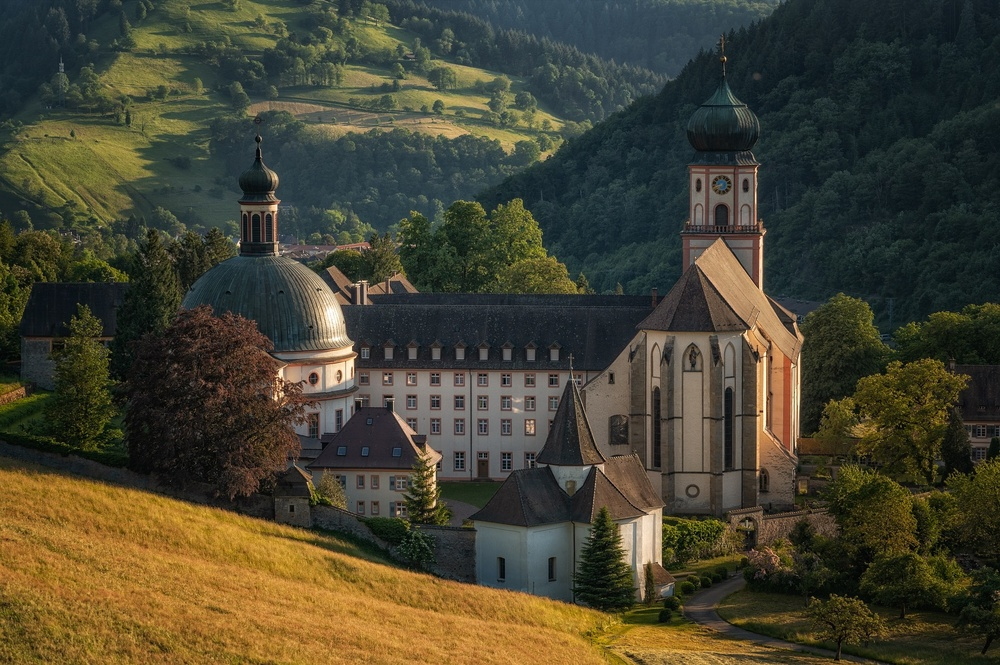
#> input picture assets/castle.jpg, 1000 x 665 px, shrunk from 1920 x 1277 before the run
$ python edge_detection.py
#> lines starting #> are read from the running program, lines starting #| are printed output that depends on the picture
import cv2
import numpy as np
import matplotlib.pyplot as plt

# Load the image
image = cv2.imread("../assets/castle.jpg", cv2.IMREAD_GRAYSCALE)
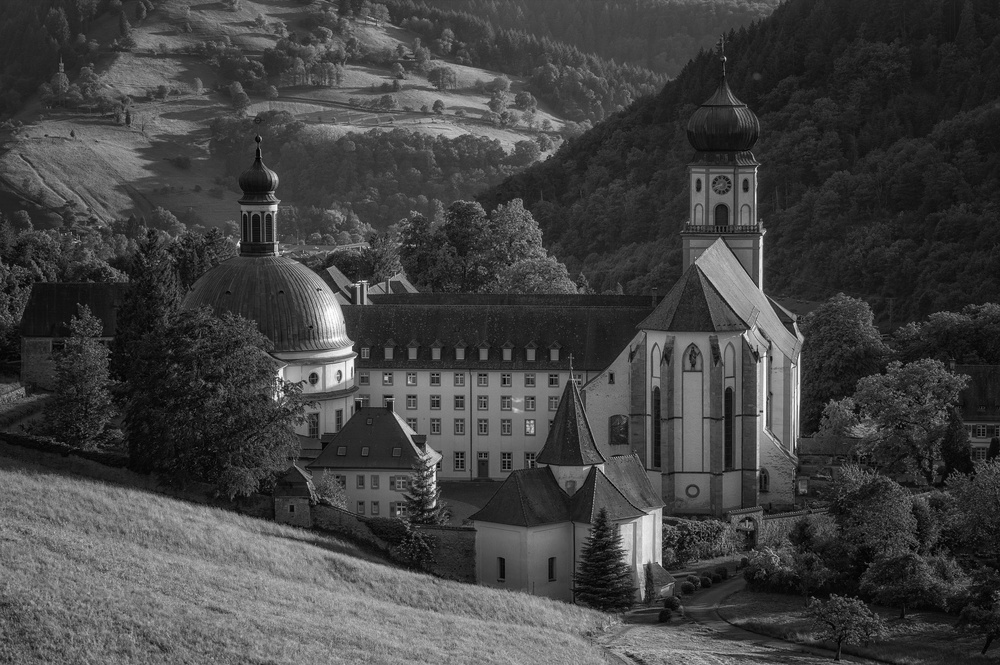
#> image: shape (665, 1000); min 0, max 255, mean 66.5

# Define the kernels K and K2
K = np.array([[1, 1, 1],
              [0, 0, 0],
              [-1, -1, -1]])

K2 = np.array([[1, 0, -1],
               [1, 0, -1],
               [1, 0, -1]])

# Apply both kernels to the image using filter2D
filtered_image_k = cv2.filter2D(image, -1, K)
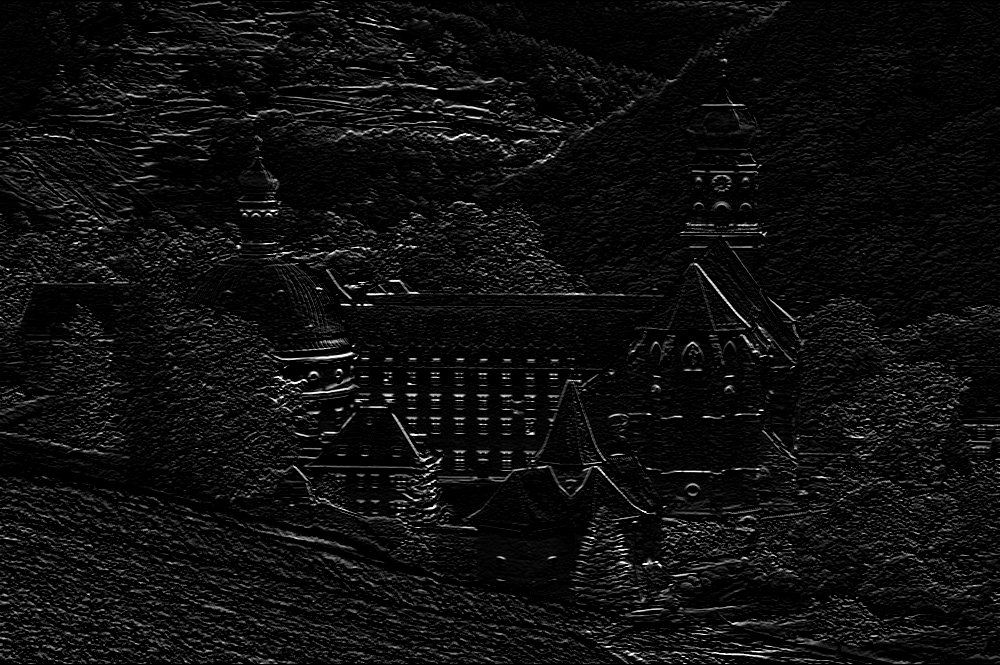
#> filtered_image_k: shape (665, 1000); min 0, max 255, mean 14.4
filtered_image_k2 = cv2.filter2D(image, -1, K2)
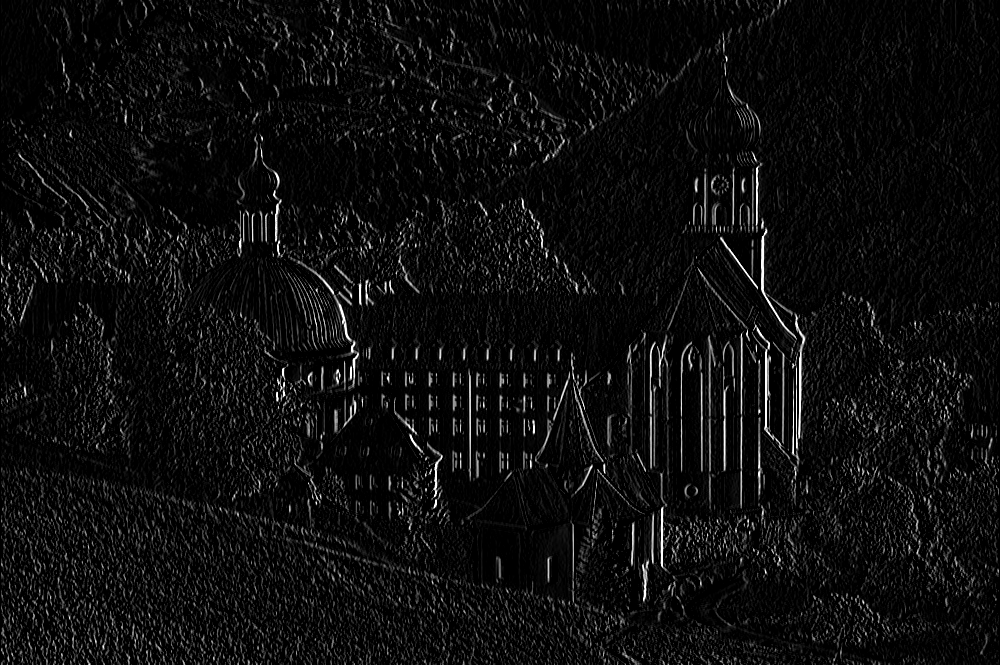
#> filtered_image_k2: shape (665, 1000); min 0, max 255, mean 13.8


#Combine pictues after filter, DO NOT ADD BOTH KERNAL TOGETHER
# Combine the two filtered images
combined_image = cv2.addWeighted(filtered_image_k, 0.5, filtered_image_k2, 0.5, 0)
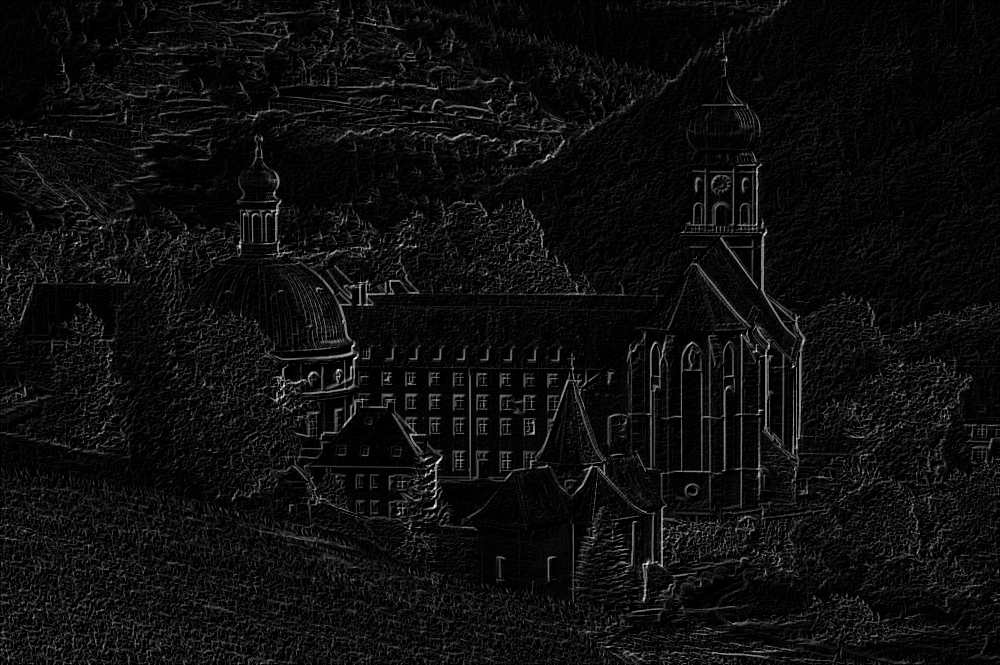
#> combined_image: shape (665, 1000); min 0, max 255, mean 14.1

# Display the original and combined images using Matplotlib
plt.figure(figsize=(15, 5))

# Original Image
plt.subplot(1, 3, 1)
plt.imshow(image, cmap='gray')
plt.title('Original Image')
plt.axis('off')

# Filtered Image (K) for horizontal edges
plt.subplot(1, 3, 2)
plt.imshow(filtered_image_k, cmap='gray')
plt.title('Filtered Image (K - Horizontal Edges)')
plt.axis('off')

# Combined Image
plt.subplot(1, 3, 3)
plt.imshow(combined_image, cmap='gray')
plt.title('Combined Edge Detection (K + K2)')
plt.axis('off')

# Show the plot
plt.tight_layout()
plt.show()

$ run again, with assets/dessert.jpg copied over assets/castle.jpg
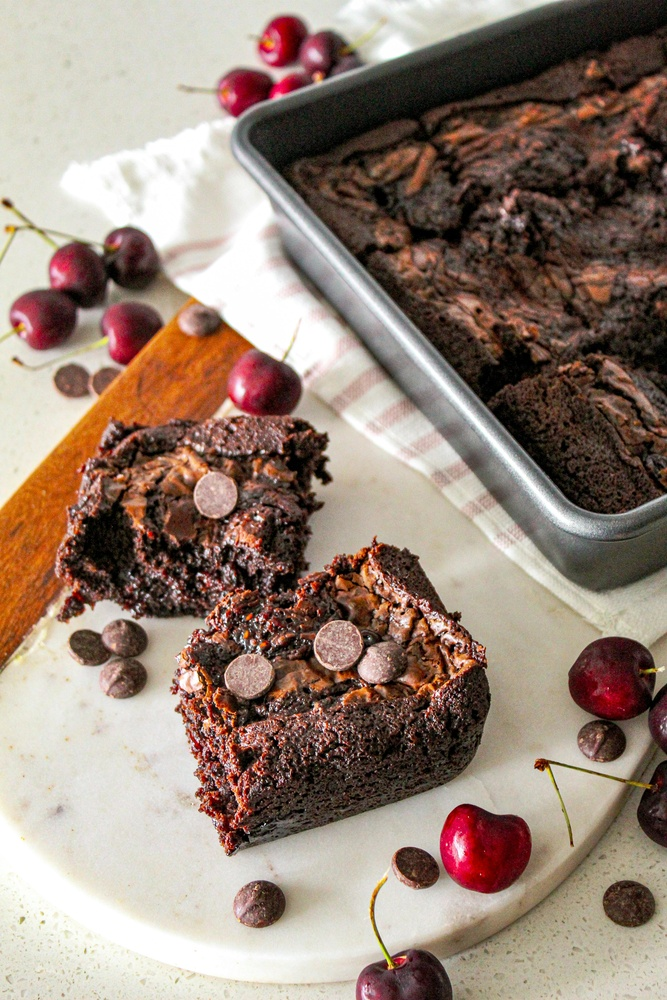
#> input picture assets/dessert.jpg, 667 x 1000 px, shrunk from 3456 x 5184 before the run
#> `image = cv2.imread("../assets/castle.jpg", cv2.IMREAD_GRAYSCALE)`:
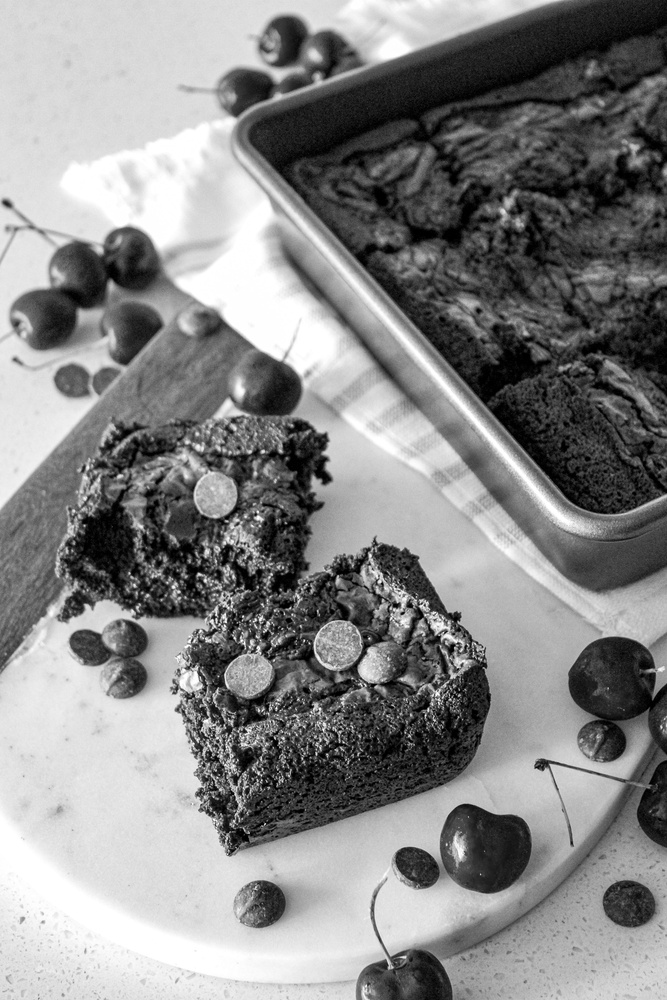
#> image: shape (1000, 667); min 0, max 255, mean 135.2
#> `combined_image = cv2.addWeighted(filtered_image_k, 0.5, filtered_image..`:
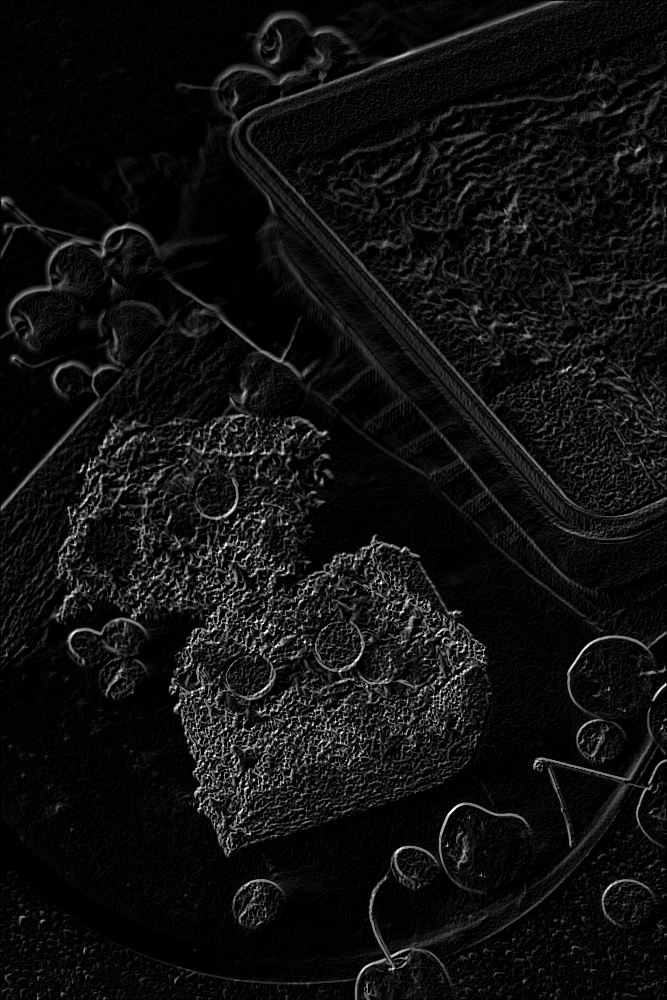
#> combined_image: shape (1000, 667); min 0, max 255, mean 16.2

$ run again, with assets/dish1.jpg copied over assets/castle.jpg
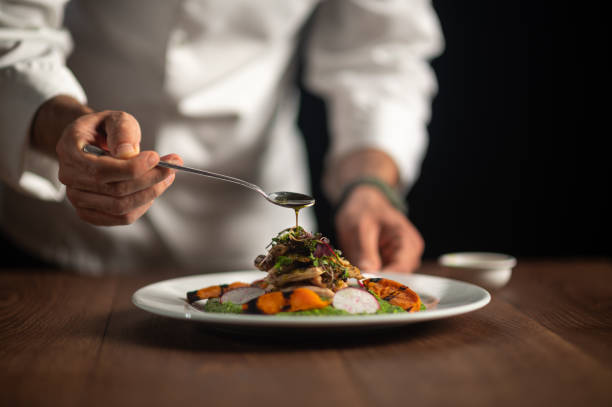
#> input picture assets/dish1.jpg, 612 x 407 px
#> `image = cv2.imread("../assets/castle.jpg", cv2.IMREAD_GRAYSCALE)`:
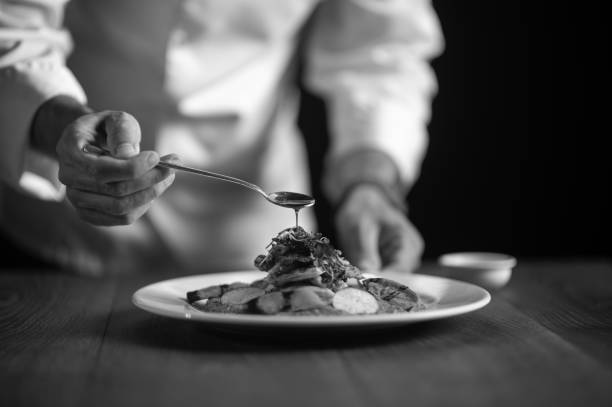
#> image: shape (407, 612); min 0, max 255, mean 82.8
#> `combined_image = cv2.addWeighted(filtered_image_k, 0.5, filtered_image..`:
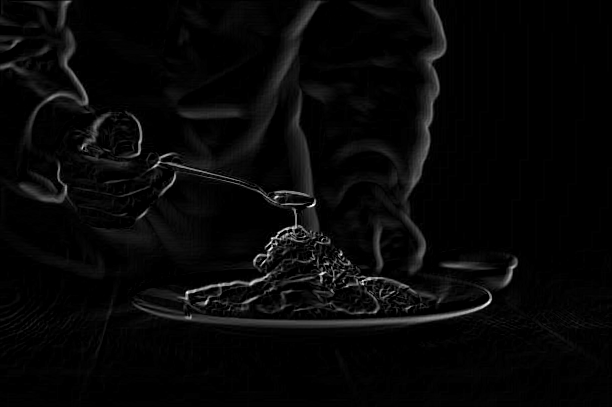
#> combined_image: shape (407, 612); min 0, max 255, mean 7.4
